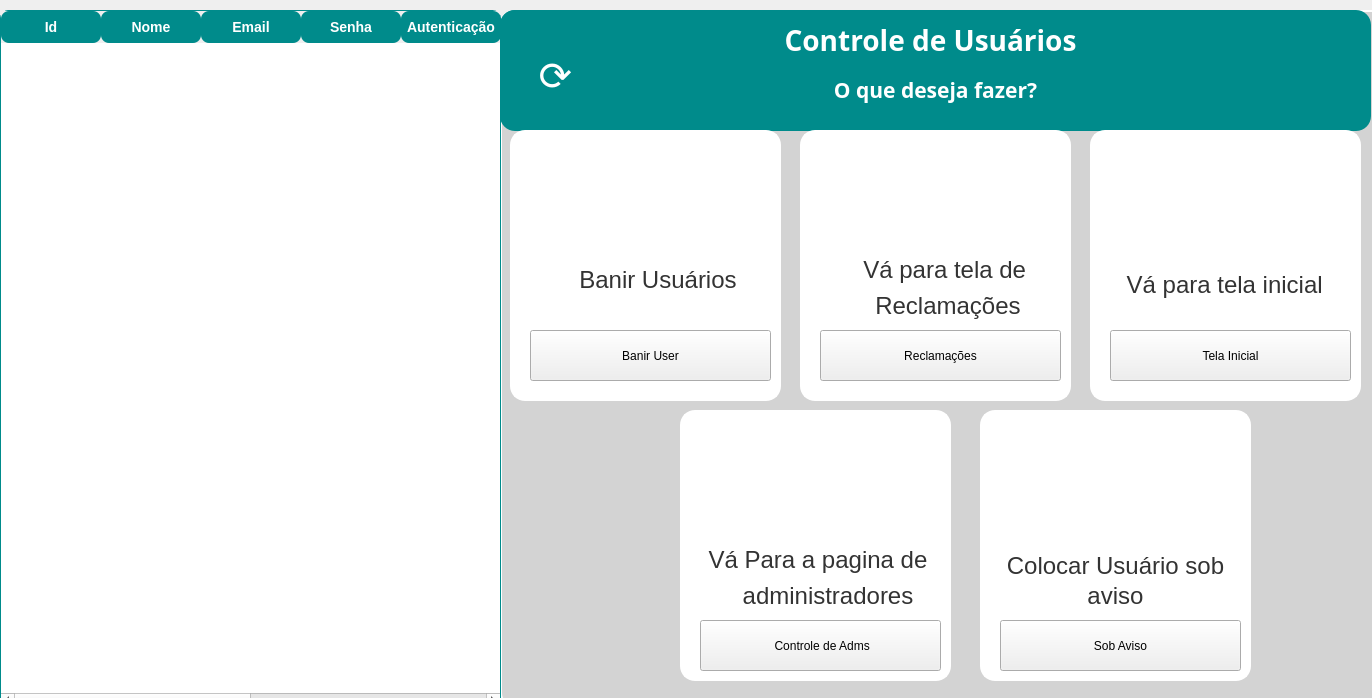
<?xml version="1.0" encoding="UTF-8"?>
<ui version="4.0">
 <class>Dialog</class>
 <widget class="QDialog" name="Dialog">
  <property name="geometry">
   <rect>
    <x>0</x>
    <y>0</y>
    <width>1372</width>
    <height>698</height>
   </rect>
  </property>
  <property name="windowTitle">
   <string>Dialog</string>
  </property>
  <widget class="QFrame" name="frame_2">
   <property name="geometry">
    <rect>
     <x>500</x>
     <y>10</y>
     <width>1366</width>
     <height>698</height>
    </rect>
   </property>
   <property name="styleSheet">
    <string notr="true">QFrame {
    background-color: #d3d3d3; /* Cinza claro */
    border: 2px solid white; /* Borda branca */
    border-radius: 15px; /* Borda arredondada */
}
</string>
   </property>
   <property name="frameShape">
    <enum>QFrame::StyledPanel</enum>
   </property>
   <property name="frameShadow">
    <enum>QFrame::Raised</enum>
   </property>
   <widget class="QFrame" name="frame_3">
    <property name="geometry">
     <rect>
      <x>0</x>
      <y>0</y>
      <width>871</width>
      <height>121</height>
     </rect>
    </property>
    <property name="styleSheet">
     <string notr="true">QFrame {
    background-color: #008b8b; /* Cerceta escura */
    border: none;
    border-radius: 15px;
}
</string>
    </property>
    <property name="frameShape">
     <enum>QFrame::StyledPanel</enum>
    </property>
    <property name="frameShadow">
     <enum>QFrame::Raised</enum>
    </property>
    <widget class="QLabel" name="label">
     <property name="geometry">
      <rect>
       <x>0</x>
       <y>0</y>
       <width>861</width>
       <height>61</height>
      </rect>
     </property>
     <property name="font">
      <font>
       <family>BusinessGrowth</family>
       <pointsize>-1</pointsize>
       <weight>75</weight>
       <bold>true</bold>
      </font>
     </property>
     <property name="styleSheet">
      <string notr="true">QLabel {
    font-size: 28px; /* Tamanho maior para maior presença */
    font-family: BusinessGrowth; /* Fonte forte e comercial */
    font-weight: bold; /* Negrito */
    color: white; /* Cor do texto */
}
</string>
     </property>
     <property name="text">
      <string>Controle de Usuários</string>
     </property>
     <property name="alignment">
      <set>Qt::AlignCenter</set>
     </property>
    </widget>
    <widget class="QLabel" name="label_2">
     <property name="geometry">
      <rect>
       <x>0</x>
       <y>60</y>
       <width>871</width>
       <height>41</height>
      </rect>
     </property>
     <property name="font">
      <font>
       <family>Tahoma,sans-serif</family>
       <pointsize>-1</pointsize>
       <weight>50</weight>
       <bold>false</bold>
      </font>
     </property>
     <property name="styleSheet">
      <string notr="true">QLabel {
    font-size: 16px; 
    font-family: 'Tahoma', sans-serif; 
    font-weight: normal; 
    color: white;
}

</string>
     </property>
     <property name="text">
      <string>&lt;html&gt;&lt;head/&gt;&lt;body&gt;&lt;p align=&quot;center&quot;&gt;&lt;span style=&quot; font-size:16pt; font-weight:600;&quot;&gt;O que deseja fazer?&lt;/span&gt;&lt;/p&gt;&lt;/body&gt;&lt;/html&gt;</string>
     </property>
    </widget>
    <widget class="QPushButton" name="btn_atualizar">
     <property name="geometry">
      <rect>
       <x>20</x>
       <y>40</y>
       <width>71</width>
       <height>51</height>
      </rect>
     </property>
     <property name="cursor">
      <cursorShape>PointingHandCursor</cursorShape>
     </property>
     <property name="styleSheet">
      <string notr="true">QPushButton {
    background-color: transparent;
    color: #FFFFFF; /* Define o texto em branco */
    border-radius: 8px;
    font-family: 'Baloo Tammudu 2';
    font-size: 40px;
}

QPushButton:pressed {
    background-color: #008b8b;
    color: #FFFFFF; /* Define o texto em branco mesmo ao pressionar */
}

</string>
     </property>
     <property name="text">
      <string>⟳</string>
     </property>
    </widget>
   </widget>
   <widget class="QFrame" name="frame_4">
    <property name="geometry">
     <rect>
      <x>10</x>
      <y>120</y>
      <width>271</width>
      <height>271</height>
     </rect>
    </property>
    <property name="styleSheet">
     <string notr="true">QFrame {
    background-color: #ffffff; /* Fundo branco */
    border: 2px solid white; /* Borda branca */
    border-radius: 15px; /* Borda arredondada */
}
</string>
    </property>
    <property name="frameShape">
     <enum>QFrame::StyledPanel</enum>
    </property>
    <property name="frameShadow">
     <enum>QFrame::Raised</enum>
    </property>
    <widget class="QPushButton" name="Btn_BanirUser">
     <property name="geometry">
      <rect>
       <x>20</x>
       <y>200</y>
       <width>241</width>
       <height>51</height>
      </rect>
     </property>
     <property name="cursor">
      <cursorShape>PointingHandCursor</cursorShape>
     </property>
     <property name="styleSheet">
      <string notr="true">QPushButton {
    background-color: white;
    color: #008b8b;
    border: 2px solid #008b8b;
    border-radius: 8px;
    font-family: 'Baloo Tammudu 2';
    font-size: 16px;
}

QPushButton:hover {
    background-color: #0A3D62;
    color: white;
}

QPushButton:pressed {
    background-color: #05445E; 
clique */
}
</string>
     </property>
     <property name="text">
      <string>Banir User</string>
     </property>
    </widget>
    <widget class="QLabel" name="label_11">
     <property name="geometry">
      <rect>
       <x>0</x>
       <y>120</y>
       <width>291</width>
       <height>61</height>
      </rect>
     </property>
     <property name="styleSheet">
      <string notr="true">QLabel {
    font-size: 20px; 
    font-family: 'Georgia', serif; 
    color: #333333; 
}</string>
     </property>
     <property name="text">
      <string>&lt;html&gt;&lt;head/&gt;&lt;body&gt;&lt;p align=&quot;center&quot;&gt;&lt;span style=&quot; font-size:18pt;&quot;&gt;Banir Usuários&lt;/span&gt;&lt;/p&gt;&lt;/body&gt;&lt;/html&gt;</string>
     </property>
    </widget>
    <widget class="QLabel" name="lbl_usuario">
     <property name="geometry">
      <rect>
       <x>70</x>
       <y>10</y>
       <width>131</width>
       <height>111</height>
      </rect>
     </property>
     <property name="cursor">
      <cursorShape>ArrowCursor</cursorShape>
     </property>
     <property name="text">
      <string/>
     </property>
     <property name="pixmap">
      <pixmap>../Desktop/Projeto patas amigas/Front2/icone/Icone (4).png</pixmap>
     </property>
     <property name="scaledContents">
      <bool>true</bool>
     </property>
    </widget>
   </widget>
   <widget class="QFrame" name="frame_6">
    <property name="geometry">
     <rect>
      <x>300</x>
      <y>120</y>
      <width>271</width>
      <height>271</height>
     </rect>
    </property>
    <property name="styleSheet">
     <string notr="true">QFrame {
    background-color: #ffffff; /* Fundo branco */
    border: 2px solid white; /* Borda branca */
    border-radius: 15px; /* Borda arredondada */
}
</string>
    </property>
    <property name="frameShape">
     <enum>QFrame::StyledPanel</enum>
    </property>
    <property name="frameShadow">
     <enum>QFrame::Raised</enum>
    </property>
    <widget class="QPushButton" name="Btn_irparaRec">
     <property name="geometry">
      <rect>
       <x>20</x>
       <y>200</y>
       <width>241</width>
       <height>51</height>
      </rect>
     </property>
     <property name="cursor">
      <cursorShape>PointingHandCursor</cursorShape>
     </property>
     <property name="styleSheet">
      <string notr="true">QPushButton {
    background-color: white;
    color: #008b8b;
    border: 2px solid #008b8b;
    border-radius: 8px;
    font-family: 'Baloo Tammudu 2';
    font-size: 16px;
}

QPushButton:hover {
    background-color: #0A3D62;
    color: white;
}

QPushButton:pressed {
    background-color: #05445E; 
clique */
}</string>
     </property>
     <property name="text">
      <string>Reclamações</string>
     </property>
    </widget>
    <widget class="QLabel" name="label_12">
     <property name="geometry">
      <rect>
       <x>0</x>
       <y>120</y>
       <width>291</width>
       <height>41</height>
      </rect>
     </property>
     <property name="styleSheet">
      <string notr="true">QLabel {
    font-size: 20px; 
    font-family: 'Georgia', serif; 
    color: #333333; 
}</string>
     </property>
     <property name="text">
      <string>&lt;html&gt;&lt;head/&gt;&lt;body&gt;&lt;p align=&quot;center&quot;&gt;&lt;span style=&quot; font-size:18pt;&quot;&gt;Vá para tela de &lt;/span&gt;&lt;/p&gt;&lt;/body&gt;&lt;/html&gt;</string>
     </property>
    </widget>
    <widget class="QLabel" name="label_13">
     <property name="geometry">
      <rect>
       <x>0</x>
       <y>160</y>
       <width>291</width>
       <height>31</height>
      </rect>
     </property>
     <property name="styleSheet">
      <string notr="true">QLabel {
    font-size: 20px; 
    font-family: 'Georgia', serif; 
    color: #333333; 
}</string>
     </property>
     <property name="text">
      <string>&lt;html&gt;&lt;head/&gt;&lt;body&gt;&lt;p align=&quot;center&quot;&gt;&lt;span style=&quot; font-size:18pt;&quot;&gt;Reclamações&lt;/span&gt;&lt;/p&gt;&lt;/body&gt;&lt;/html&gt;</string>
     </property>
    </widget>
    <widget class="QLabel" name="lbl_reclamacoes">
     <property name="geometry">
      <rect>
       <x>80</x>
       <y>10</y>
       <width>121</width>
       <height>111</height>
      </rect>
     </property>
     <property name="text">
      <string/>
     </property>
     <property name="pixmap">
      <pixmap>../Desktop/Projeto patas amigas/Front2/icone/Icone (5).png</pixmap>
     </property>
     <property name="scaledContents">
      <bool>true</bool>
     </property>
    </widget>
   </widget>
   <widget class="QFrame" name="frame_8">
    <property name="geometry">
     <rect>
      <x>590</x>
      <y>120</y>
      <width>271</width>
      <height>271</height>
     </rect>
    </property>
    <property name="styleSheet">
     <string notr="true">QFrame {
    background-color: #ffffff; /* Fundo branco */
    border: 2px solid white; /* Borda branca */
    border-radius: 15px; /* Borda arredondada */
}
</string>
    </property>
    <property name="frameShape">
     <enum>QFrame::StyledPanel</enum>
    </property>
    <property name="frameShadow">
     <enum>QFrame::Raised</enum>
    </property>
    <widget class="QLabel" name="label_6">
     <property name="geometry">
      <rect>
       <x>60</x>
       <y>30</y>
       <width>71</width>
       <height>61</height>
      </rect>
     </property>
     <property name="text">
      <string/>
     </property>
     <property name="pixmap">
      <pixmap>../25694.png</pixmap>
     </property>
     <property name="scaledContents">
      <bool>true</bool>
     </property>
    </widget>
    <widget class="QPushButton" name="Btn_irparatelainicial2">
     <property name="geometry">
      <rect>
       <x>20</x>
       <y>200</y>
       <width>241</width>
       <height>51</height>
      </rect>
     </property>
     <property name="cursor">
      <cursorShape>PointingHandCursor</cursorShape>
     </property>
     <property name="styleSheet">
      <string notr="true">QPushButton {
    background-color: white;
    color: #008b8b;
    border: 2px solid #008b8b;
    border-radius: 8px;
    font-family: 'Baloo Tammudu 2';
    font-size: 16px;
}

QPushButton:hover {
    background-color: #0A3D62;
    color: white;
}

QPushButton:pressed {
    background-color: #05445E; 
clique */
}
</string>
     </property>
     <property name="text">
      <string>Tela Inicial</string>
     </property>
    </widget>
    <widget class="QLabel" name="label_8">
     <property name="geometry">
      <rect>
       <x>0</x>
       <y>130</y>
       <width>271</width>
       <height>51</height>
      </rect>
     </property>
     <property name="styleSheet">
      <string notr="true">QLabel {
    font-size: 20px; 
    font-family: 'Georgia', serif; 
    color: #333333; 
}
</string>
     </property>
     <property name="text">
      <string>&lt;html&gt;&lt;head/&gt;&lt;body&gt;&lt;p align=&quot;center&quot;&gt;&lt;span style=&quot; font-size:18pt;&quot;&gt;Vá para tela inicial &lt;/span&gt;&lt;/p&gt;&lt;/body&gt;&lt;/html&gt;</string>
     </property>
    </widget>
    <widget class="QLabel" name="lbl_telainicial">
     <property name="geometry">
      <rect>
       <x>70</x>
       <y>10</y>
       <width>141</width>
       <height>131</height>
      </rect>
     </property>
     <property name="text">
      <string/>
     </property>
     <property name="pixmap">
      <pixmap>../Desktop/Projeto patas amigas/Front2/icone/Icone (3).png</pixmap>
     </property>
     <property name="scaledContents">
      <bool>true</bool>
     </property>
    </widget>
   </widget>
   <widget class="QFrame" name="frame_9">
    <property name="geometry">
     <rect>
      <x>180</x>
      <y>400</y>
      <width>271</width>
      <height>271</height>
     </rect>
    </property>
    <property name="styleSheet">
     <string notr="true">QFrame {
    background-color: #ffffff; /* Fundo branco */
    border: 2px solid white; /* Borda branca */
    border-radius: 15px; /* Borda arredondada */
}
</string>
    </property>
    <property name="frameShape">
     <enum>QFrame::StyledPanel</enum>
    </property>
    <property name="frameShadow">
     <enum>QFrame::Raised</enum>
    </property>
    <widget class="QPushButton" name="Btn_IrparaAdms">
     <property name="geometry">
      <rect>
       <x>20</x>
       <y>210</y>
       <width>241</width>
       <height>51</height>
      </rect>
     </property>
     <property name="cursor">
      <cursorShape>PointingHandCursor</cursorShape>
     </property>
     <property name="styleSheet">
      <string notr="true">QPushButton {
    background-color: white;
    color: #008b8b;
    border: 2px solid #008b8b;
    border-radius: 8px;
    font-family: 'Baloo Tammudu 2';
    font-size: 16px;
}

QPushButton:hover {
    background-color: #0A3D62;
    color: white;
}

QPushButton:pressed {
    background-color: #05445E; 
clique */
}
</string>
     </property>
     <property name="text">
      <string> Controle de Adms</string>
     </property>
    </widget>
    <widget class="QLabel" name="label_9">
     <property name="geometry">
      <rect>
       <x>0</x>
       <y>130</y>
       <width>271</width>
       <height>41</height>
      </rect>
     </property>
     <property name="styleSheet">
      <string notr="true">QLabel {
    font-size: 20px; 
    font-family: 'Georgia', serif; 
    color: #333333; 
}</string>
     </property>
     <property name="text">
      <string>&lt;html&gt;&lt;head/&gt;&lt;body&gt;&lt;p align=&quot;center&quot;&gt;&lt;span style=&quot; font-size:18pt;&quot;&gt;Vá Para a pagina de&lt;/span&gt;&lt;/p&gt;&lt;/body&gt;&lt;/html&gt;</string>
     </property>
    </widget>
    <widget class="QLabel" name="label_10">
     <property name="geometry">
      <rect>
       <x>10</x>
       <y>170</y>
       <width>271</width>
       <height>31</height>
      </rect>
     </property>
     <property name="styleSheet">
      <string notr="true">QLabel {
    font-size: 20px; 
    font-family: 'Georgia', serif; 
    color: #333333; 
}</string>
     </property>
     <property name="text">
      <string>&lt;html&gt;&lt;head/&gt;&lt;body&gt;&lt;p align=&quot;center&quot;&gt;&lt;span style=&quot; font-size:18pt;&quot;&gt;administradores&lt;/span&gt;&lt;/p&gt;&lt;/body&gt;&lt;/html&gt;</string>
     </property>
    </widget>
    <widget class="QLabel" name="lbl_telaadm">
     <property name="geometry">
      <rect>
       <x>80</x>
       <y>10</y>
       <width>131</width>
       <height>111</height>
      </rect>
     </property>
     <property name="text">
      <string/>
     </property>
     <property name="pixmap">
      <pixmap>../Desktop/Projeto patas amigas/Front2/icone/Icone (6).png</pixmap>
     </property>
     <property name="scaledContents">
      <bool>true</bool>
     </property>
    </widget>
   </widget>
   <widget class="QFrame" name="frame">
    <property name="geometry">
     <rect>
      <x>480</x>
      <y>400</y>
      <width>271</width>
      <height>271</height>
     </rect>
    </property>
    <property name="styleSheet">
     <string notr="true">QFrame {
    background-color: #ffffff; /* Fundo branco */
    border: 2px solid white; /* Borda branca */
    border-radius: 15px; /* Borda arredondada */
}
</string>
    </property>
    <property name="frameShape">
     <enum>QFrame::StyledPanel</enum>
    </property>
    <property name="frameShadow">
     <enum>QFrame::Raised</enum>
    </property>
    <widget class="QLabel" name="label_16">
     <property name="geometry">
      <rect>
       <x>0</x>
       <y>140</y>
       <width>271</width>
       <height>31</height>
      </rect>
     </property>
     <property name="styleSheet">
      <string notr="true">QLabel {
    font-size: 40px; 
    font-family: 'Georgia', serif; 
    color: #333333; 
}</string>
     </property>
     <property name="text">
      <string>&lt;html&gt;&lt;head/&gt;&lt;body&gt;&lt;p&gt;&lt;span style=&quot; font-size:18pt;&quot;&gt;Colocar Usuário sob&lt;/span&gt;&lt;/p&gt;&lt;/body&gt;&lt;/html&gt;</string>
     </property>
     <property name="alignment">
      <set>Qt::AlignCenter</set>
     </property>
    </widget>
    <widget class="QLabel" name="label_17">
     <property name="geometry">
      <rect>
       <x>0</x>
       <y>170</y>
       <width>271</width>
       <height>31</height>
      </rect>
     </property>
     <property name="styleSheet">
      <string notr="true">QLabel {
    font-size: 20px; 
    font-family: 'Georgia', serif; 
    color: #333333; 
}</string>
     </property>
     <property name="text">
      <string>&lt;html&gt;&lt;head/&gt;&lt;body&gt;&lt;p&gt;&lt;span style=&quot; font-size:18pt;&quot;&gt;aviso&lt;/span&gt;&lt;/p&gt;&lt;/body&gt;&lt;/html&gt;</string>
     </property>
     <property name="alignment">
      <set>Qt::AlignCenter</set>
     </property>
    </widget>
    <widget class="QPushButton" name="Btn_Usersobaviso">
     <property name="geometry">
      <rect>
       <x>20</x>
       <y>210</y>
       <width>241</width>
       <height>51</height>
      </rect>
     </property>
     <property name="cursor">
      <cursorShape>PointingHandCursor</cursorShape>
     </property>
     <property name="styleSheet">
      <string notr="true">QPushButton {
    background-color: white;
    color: #008b8b;
    border: 2px solid #008b8b;
    border-radius: 8px;
    font-family: 'Baloo Tammudu 2';
    font-size: 16px;
}

QPushButton:hover {
    background-color: #0A3D62;
    color: white;
}

QPushButton:pressed {
    background-color: #05445E; 
clique */
}
</string>
     </property>
     <property name="text">
      <string>Sob Aviso</string>
     </property>
    </widget>
    <widget class="QLabel" name="lbl_telaadm_2">
     <property name="geometry">
      <rect>
       <x>80</x>
       <y>20</y>
       <width>131</width>
       <height>111</height>
      </rect>
     </property>
     <property name="text">
      <string/>
     </property>
     <property name="pixmap">
      <pixmap>../Desktop/Projeto patas amigas/Front2/icone/icone (11).png</pixmap>
     </property>
     <property name="scaledContents">
      <bool>true</bool>
     </property>
    </widget>
   </widget>
  </widget>
  <widget class="QTableWidget" name="Tb_CrtlUser">
   <property name="geometry">
    <rect>
     <x>0</x>
     <y>10</y>
     <width>501</width>
     <height>698</height>
    </rect>
   </property>
   <property name="styleSheet">
    <string notr="true">QTableWidget {
    background-color: #ffffff;
    border: 1px solid #008b8b;
    border-radius: 8px;
    gridline-color: #008b8b;
    font-size: 14px;
    font-family: 'Arial', sans-serif;
    color: #333333;
}

QHeaderView::section {
    background-color: #008b8b;
    color: white;
    border: none;
    padding: 6px;
    font-size: 14px;
    font-weight: bold;
    border-radius: 8px;
}

QTableWidget::item {
    background-color: #ffffff;
    padding: 8px;
    border: none;
}

QTableWidget::item:hover {
    background-color: #f5faff;
    color: #333333;
}

QTableWidget::item:selected {
    background-color: #008b8b;
    color: white;
}

QTableCornerButton::section {
    background-color: #008b8b;
}

QScrollBar:vertical {
    border: none;
    background-color: #f0f8ff;
    width: 12px;
}

QScrollBar::handle:vertical {
    background-color: #008b8b;
    min-height: 20px;
    border-radius: 6px;
}

QScrollBar::handle:vertical:hover {
    background-color: #0056b3;
}

QScrollBar::add-line:vertical, QScrollBar::sub-line:vertical {
    background: none;
}

</string>
   </property>
   <property name="editTriggers">
    <set>QAbstractItemView::NoEditTriggers</set>
   </property>
   <property name="alternatingRowColors">
    <bool>true</bool>
   </property>
   <property name="sortingEnabled">
    <bool>true</bool>
   </property>
   <attribute name="horizontalHeaderMinimumSectionSize">
    <number>1</number>
   </attribute>
   <column>
    <property name="text">
     <string>Id</string>
    </property>
   </column>
   <column>
    <property name="text">
     <string>Nome</string>
    </property>
   </column>
   <column>
    <property name="text">
     <string>Email</string>
    </property>
   </column>
   <column>
    <property name="text">
     <string>Senha</string>
    </property>
   </column>
   <column>
    <property name="text">
     <string>Autenticação</string>
    </property>
   </column>
   <column>
    <property name="text">
     <string>Cidade</string>
    </property>
   </column>
   <column>
    <property name="text">
     <string>Uf</string>
    </property>
   </column>
   <column>
    <property name="text">
     <string>Cpf</string>
    </property>
   </column>
  </widget>
 </widget>
 <resources/>
 <connections/>
</ui>
